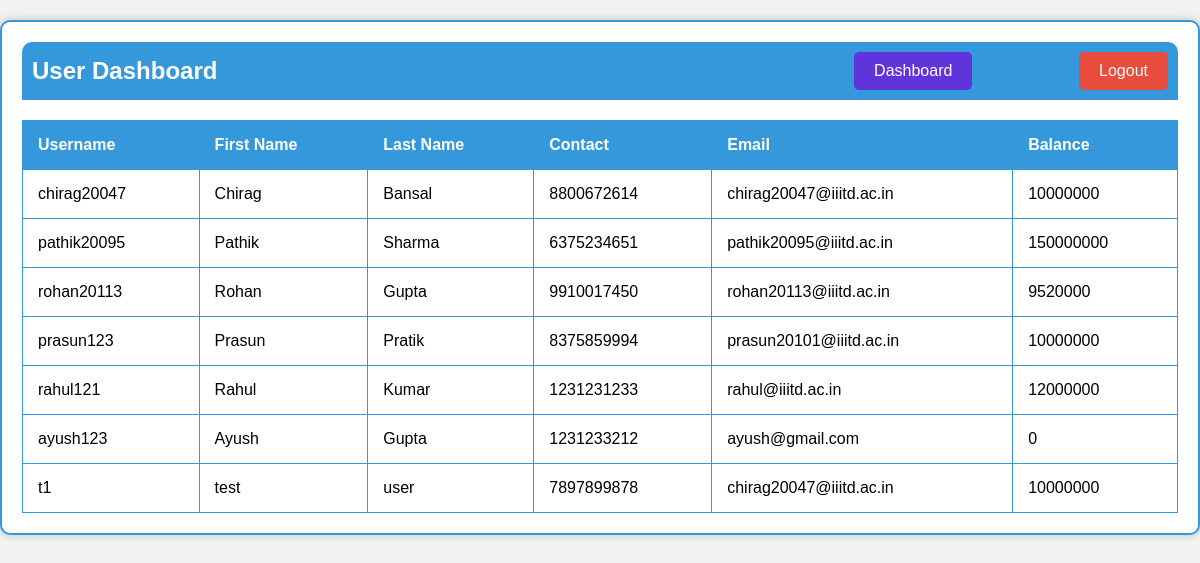
/users_list/ (signed in), run on an earlier commit of the app's database.
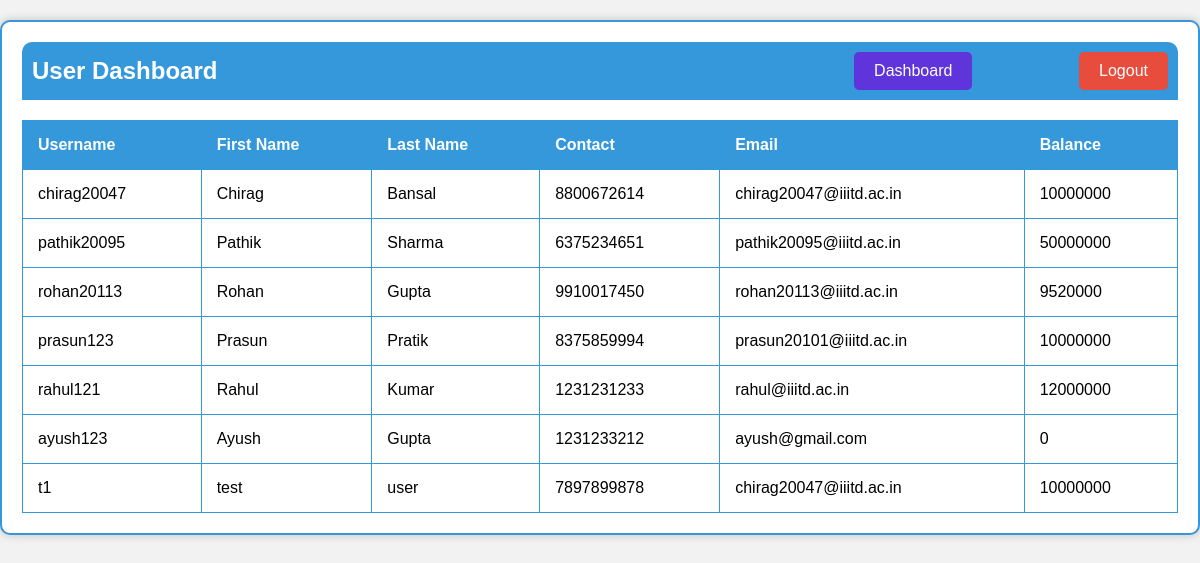
And on a later commit of the database.
### project_app/models.py (models this page shows, shortened)
class AppUser(models.Model):
    first_name = models.CharField(max_length=30, null= False, blank=False, default = None)
    second_name = models.CharField(max_length=30, default= None)
    username = models.CharField(max_length=30, null= False, blank=False, default = None)
    password = models.CharField(max_length=256, null= False, blank=False, default = None)
    email = models.CharField(max_length=30, null= False, blank=False, default = None)
    contact = models.CharField(max_length=30, null= False, blank=False, default = None)
    public_key = models.CharField(max_length=300, null = True, blank = True, default = None)
    balance = models.DecimalField(decimal_places=0, max_digits=15, null = True, blank = True, default= 0)
    dv = models.BooleanField(null = False, blank = False, default= False)

### project_app/views.py (the view)
# urls.py: path("users_list/", views.dashboard_user_list, name="user_list_page"),
def dashboard_user_list(request):
    username = request.session.get('username')
    if(request.session.get('email_kyc') is None):
            return redirect('logout_page')
    if(username is None):
        return redirect('/login')
    users = list(AppUser.objects.values())
    user_list = []
    for i in range(len(users)):
        if(users[i]['username'] != request.session.get('username')):
            user_list.append(users[i])
    return render(request, 'user_list.html', {'users':user_list})

### project_app/templates/user_list.html (shortened to what this page needs)
<!DOCTYPE html>
<html>
<head>
</head>
<body>
    <div class="container">
        <div class="navbar">
            <h2>User Dashboard</h2>
            <a class="dashboard-button" href="/admin_dashboard">Dashboard</a>
            <a class="logout-button" href="/logout">Logout</a>
        </div>
        <table>
            <thead>
                <tr>
                    <th>Username</th>
                    <th>First Name</th>
                    <th>Last Name</th>
                    <th>Contact</th>
                    <th>Email</th>
                    <th>Balance</th>
                </tr>
            </thead>
            <tbody>
                {% for user in users %}
                <tr>
                    <td>{{ user.username }}</td>
                    <td>{{ user.first_name }}</td>
                    <td>{{ user.second_name }}</td>
                    <td>{{ user.contact }}</td>
                    <td>{{ user.email }}</td>
                    <td>{{ user.balance }}</td>
                </tr>
                {% endfor %}
            </tbody>
        </table>
    </div>
</body>
</html>

What changed in the data, as far as the page shows it:
changed AppUser "pathik20095": balance "150000000" → "50000000"
